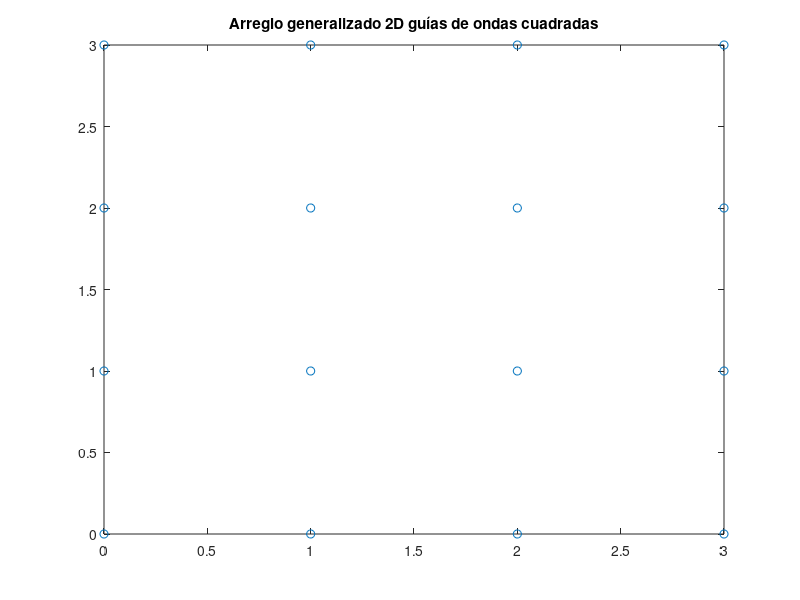

Reproduce this figure in MATLAB. (Note: this script raises an error after producing the figure.)
clc; clear all; close all;

%Red cuadrada 2D Generalizada nxm
n=4; m=n;

r1=0:n-1;
r11=repmat(r1,1,n); r22=repmat(r1,1,m);
R=[r11', sort(r22')];

for i=1:n*m
  for j=1:n*m
    if norm(R(i,:)-R(j,:))== 1;
        M(i,j)=1;
    else 
        M(i,j)=0;
    end
  end 
end
figure(1); plot(R(:,1),R(:,2), 'o'); 
title('Arreglo generalizado 2D guías de ondas cuadradas');

%Red cubica 3D Generalizada nxmxl
l=m;

r1(i)=0:n-1;
r111=repmat(r1,1,n*m); r221=sort(repmat(r1,1,m)); r222=repmat(r221,1,l);
r333=repmat(r1,1,n*l); 
R1=[r111', r222', sort(r333')];

for i=1:n*m*l
  for j=1:n*m*l
    if norm(R1(i,:)-R1(j,:))== 1;
        M1(i,j)=1;
    else 
        M1(i,j)=0;
    end
  end 
end
figure(2); hist3(R1(:,1),R1(:,2),R1(:,3), 'ob'); 
title('Arreglo generalizado 3D guías de ondas cubicas');

